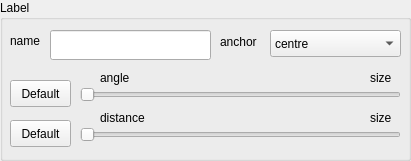
    <widget class="QGroupBox" name="crc_groupBox_label">
     <property name="geometry">
      <rect>
       <x>10</x>
       <y>160</y>
       <width>411</width>
       <height>161</height>
      </rect>
     </property>
     <property name="title">
      <string>Label</string>
     </property>
     <widget class="QLabel" name="label_45">
      <property name="geometry">
       <rect>
        <x>10</x>
        <y>26</y>
        <width>41</width>
        <height>31</height>
       </rect>
      </property>
      <property name="focusPolicy">
       <enum>Qt::ClickFocus</enum>
      </property>
      <property name="text">
       <string>name</string>
      </property>
     </widget>
     <widget class="QLineEdit" name="crc_le_name">
      <property name="geometry">
       <rect>
        <x>50</x>
        <y>30</y>
        <width>161</width>
        <height>30</height>
       </rect>
      </property>
      <property name="focusPolicy">
       <enum>Qt::ClickFocus</enum>
      </property>
     </widget>
     <widget class="QPushButton" name="crc_pb_default_label_angle">
      <property name="geometry">
       <rect>
        <x>10</x>
        <y>80</y>
        <width>61</width>
        <height>27</height>
       </rect>
      </property>
      <property name="focusPolicy">
       <enum>Qt::NoFocus</enum>
      </property>
      <property name="text">
       <string>Default</string>
      </property>
     </widget>
     <widget class="QSlider" name="crc_hslider_label_angle">
      <property name="geometry">
       <rect>
        <x>80</x>
        <y>80</y>
        <width>321</width>
        <height>29</height>
       </rect>
      </property>
      <property name="focusPolicy">
       <enum>Qt::ClickFocus</enum>
      </property>
      <property name="maximum">
       <number>360</number>
      </property>
      <property name="singleStep">
       <number>1</number>
      </property>
      <property name="value">
       <number>0</number>
      </property>
      <property name="orientation">
       <enum>Qt::Horizontal</enum>
      </property>
     </widget>
     <widget class="QLabel" name="label_46">
      <property name="geometry">
       <rect>
        <x>100</x>
        <y>70</y>
        <width>81</width>
        <height>17</height>
       </rect>
      </property>
      <property name="focusPolicy">
       <enum>Qt::ClickFocus</enum>
      </property>
      <property name="text">
       <string>angle</string>
      </property>
     </widget>
     <widget class="QLabel" name="crc_label_label_angle">
      <property name="geometry">
       <rect>
        <x>370</x>
        <y>70</y>
        <width>41</width>
        <height>17</height>
       </rect>
      </property>
      <property name="focusPolicy">
       <enum>Qt::ClickFocus</enum>
      </property>
      <property name="text">
       <string>size</string>
      </property>
     </widget>
     <widget class="QPushButton" name="crc_pb_default_label_distance">
      <property name="geometry">
       <rect>
        <x>10</x>
        <y>120</y>
        <width>61</width>
        <height>27</height>
       </rect>
      </property>
      <property name="focusPolicy">
       <enum>Qt::NoFocus</enum>
      </property>
      <property name="text">
       <string>Default</string>
      </property>
     </widget>
     <widget class="QSlider" name="crc_hslider_label_distance">
      <property name="geometry">
       <rect>
        <x>80</x>
        <y>120</y>
        <width>321</width>
        <height>29</height>
       </rect>
      </property>
      <property name="focusPolicy">
       <enum>Qt::ClickFocus</enum>
      </property>
      <property name="maximum">
       <number>20</number>
      </property>
      <property name="singleStep">
       <number>1</number>
      </property>
      <property name="value">
       <number>0</number>
      </property>
      <property name="orientation">
       <enum>Qt::Horizontal</enum>
      </property>
     </widget>
     <widget class="QLabel" name="label_47">
      <property name="geometry">
       <rect>
        <x>100</x>
        <y>110</y>
        <width>101</width>
        <height>17</height>
       </rect>
      </property>
      <property name="focusPolicy">
       <enum>Qt::ClickFocus</enum>
      </property>
      <property name="text">
       <string>distance</string>
      </property>
     </widget>
     <widget class="QLabel" name="crc_label_label_distance">
      <property name="geometry">
       <rect>
        <x>370</x>
        <y>110</y>
        <width>41</width>
        <height>17</height>
       </rect>
      </property>
      <property name="focusPolicy">
       <enum>Qt::ClickFocus</enum>
      </property>
      <property name="text">
       <string>size</string>
      </property>
     </widget>
     <widget class="QLabel" name="label_52">
      <property name="geometry">
       <rect>
        <x>220</x>
        <y>26</y>
        <width>51</width>
        <height>31</height>
       </rect>
      </property>
      <property name="text">
       <string>anchor</string>
      </property>
     </widget>
     <widget class="QComboBox" name="crc_cb_selector_label_anchor">
      <property name="geometry">
       <rect>
        <x>270</x>
        <y>30</y>
        <width>131</width>
        <height>27</height>
       </rect>
      </property>
      <property name="focusPolicy">
       <enum>Qt::ClickFocus</enum>
      </property>
      <item>
       <property name="text">
        <string>centre</string>
       </property>
      </item>
      <item>
       <property name="text">
        <string>north</string>
       </property>
      </item>
      <item>
       <property name="text">
        <string>north west</string>
       </property>
      </item>
      <item>
       <property name="text">
        <string>west</string>
       </property>
      </item>
      <item>
       <property name="text">
        <string>south west</string>
       </property>
      </item>
      <item>
       <property name="text">
        <string>south</string>
       </property>
      </item>
      <item>
       <property name="text">
        <string>south east</string>
       </property>
      </item>
      <item>
       <property name="text">
        <string>east</string>
       </property>
      </item>
      <item>
       <property name="text">
        <string>north east</string>
       </property>
      </item>
     </widget>
    </widget>
